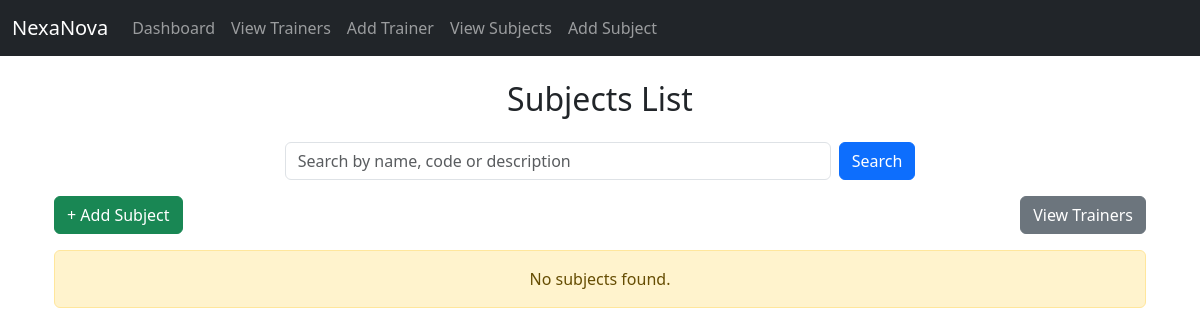
Page /api/subjects/ on the earlier database version.
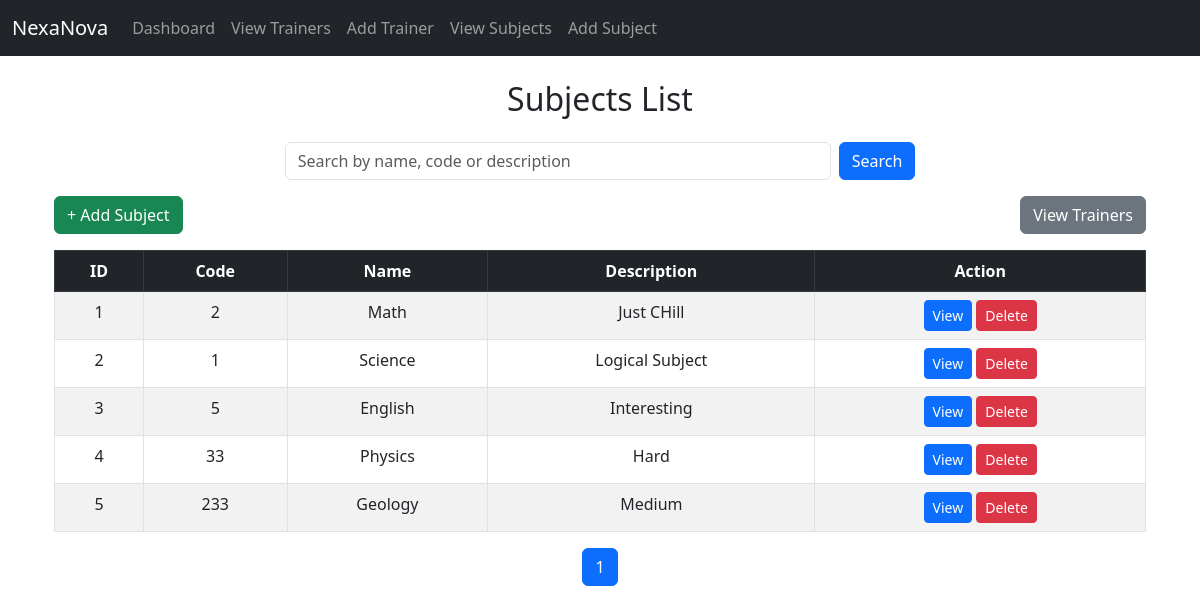
Same page on the later database version.
### trainer/models.py (models this page shows, shortened)
class Subject(models.Model):
    code = models.CharField(max_length=10, unique=True)
    name = models.CharField(max_length=100)
    description = models.TextField(blank=True)

### trainer/views.py (the view)
# urls.py: path('subjects/', views.subject_list, name='subject-list'),
def subject_list(request):
    query = request.GET.get('q')
    subjects = Subject.objects.all()
    if query:
        subjects = subjects.filter(
            Q(name__icontains=query) | Q(code__icontains=query) | Q(description__icontains=query)
        )
    paginator = Paginator(subjects, 6)  # Show 5 subjects per page
    page_number = request.GET.get('page')
    page_obj = paginator.get_page(page_number)
    return render(request, 'trainer/subject_list.html', {'page_obj': page_obj, 'query': query})

### trainer/templates/trainer/subject_list.html (shortened to what this page needs)
{% extends 'trainer/base.html' %}
{% block content %}
<div class="container mt-4">
  <h2 class="mb-4 text-center">Subjects List</h2>
  <form method="get" class="d-flex justify-content-center mb-3">
    <input type="text" name="q" class="form-control w-50 me-2" placeholder="Search by name, code or description"
           value="{{ query|default:'' }}">
    <button type="submit" class="btn btn-primary">Search</button>
  </form>
  <div class="d-flex justify-content-between mb-3">
    <a href="{% url 'add-subject' %}" class="btn btn-success">+ Add Subject</a>
    <a href="{% url 'trainer-list' %}" class="btn btn-secondary">View Trainers</a>
  </div>
  {% if page_obj.object_list %}
  <table class="table table-striped table-bordered text-center">
    <thead class="table-dark">
      <tr>
        <th>ID</th>
        <th>Code</th>
        <th>Name</th>
        <th>Description</th>
        <th>Action</th>
      </tr>
    </thead>
    <tbody>
      {% for subject in page_obj %}
      <tr>
        <td>{{ forloop.counter }}</td>
        <td>{{ subject.code }}</td>
        <td>{{ subject.name }}</td>
        <td>{{ subject.description }}</td>
        <td>
          <a href="{% url 'view-subject' subject.pk %}" class="btn btn-sm btn-primary">View</a>
          <a href="{% url 'delete-subject' subject.pk %}" class="btn btn-sm btn-danger"
             onclick="return confirm('Are you sure you want to delete this subject?');">Delete</a>
        </td>
      </tr>
      {% endfor %}
    </tbody>
  </table>
  <nav aria-label="Page navigation">
    <ul class="pagination justify-content-center">
      {% for num in page_obj.paginator.page_range %}
        {% if page_obj.number == num %}
          <li class="page-item active"><span class="page-link">{{ num }}</span></li>
        {% elif num > page_obj.number|add:'-3' and num < page_obj.number|add:'3' %}
          <li class="page-item"><a class="page-link" href="?page={{ num }}&q={{ query }}">{{ num }}</a></li>
        {% endif %}
      {% endfor %}
    </ul>
  </nav>
  {% else %}
    <div class="alert alert-warning text-center">No subjects found.</div>
  {% endif %}
</div>
{% endblock %}

### trainer/templates/trainer/base.html (shortened to what this page needs)
<!DOCTYPE html>
<html lang="en">
<head>
  <link href="https://cdn.jsdelivr.net/npm/bootstrap@5.3.0/dist/css/bootstrap.min.css" rel="stylesheet">
</head>
<body>
  <nav class="navbar navbar-expand-lg navbar-dark bg-dark">
    <div class="container-fluid">
      <a class="navbar-brand" href="{% url 'home' %}">NexaNova</a>
      <div class="collapse navbar-collapse" id="navbarNav">
        <ul class="navbar-nav me-auto">
          <li class="nav-item">
            <a class="nav-link" href="{% url 'home' %}">Dashboard</a>
          </li>
          <li class="nav-item">
            <a class="nav-link" href="{% url 'trainer-list' %}">View Trainers</a>
          </li>
          <li class="nav-item">
            <a class="nav-link" href="{% url 'add-trainer' %}">Add Trainer</a>
          </li>
          <li class="nav-item">
            <a class="nav-link" href="{% url 'subject-list' %}">View Subjects</a>
          </li>
          <li class="nav-item">
            <a class="nav-link" href="{% url 'add-subject' %}">Add Subject</a>
          </li>
        </ul>
      </div>
    </div>
  </nav>
  <div class="container mt-4">
    {% block content %}{% endblock %}
  </div>
</body>
</html>

Differences in the rows shown:
added Subject: code "2", name "Math", description "Just CHill"
added Subject: code "1", name "Science", description "Logical Subject"
added Subject: code "5", name "English", description "Interesting"
added Subject: code "33", name "Physics", description "Hard"
added Subject: code "233", name "Geology", description "Medium"
Other differences:
text no longer shown: "No subjects found."
text now shown: "ID Code Name Description Action"
new list line: "1"
